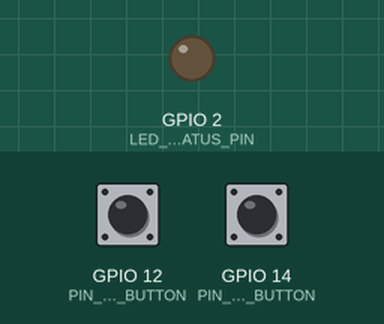
The sketch below on a simulated ESP32. On the bench: output pins drawn as LEDs (lit = HIGH). The test bench sets the inputs (shaded band); at power-on: GPIO 12 (PIN_STORM_BUTTON) HIGH, GPIO 14 (PIN_SPIKE_BUTTON) HIGH. WiFi joins after 1.5 s; servers stay silent unless stated; uploads are accepted with an empty reply; what the sketch prints to the serial monitor is not drawn.

Above: at 0.0 s.
At 3.7 s:
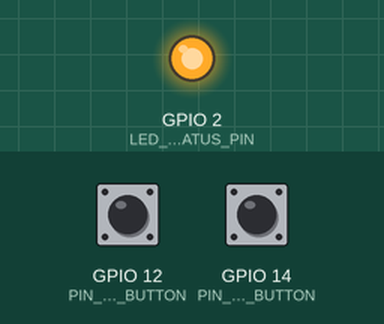
3.8 s: GPIO 12 (PIN_STORM_BUTTON) pulled LOW for 2.8 s
8.1 s: GPIO 14 (PIN_SPIKE_BUTTON) pulled LOW for 2.8 s
Timing chart, 0 to 11.1 s (numbered marks = the images above; inputs shaded):
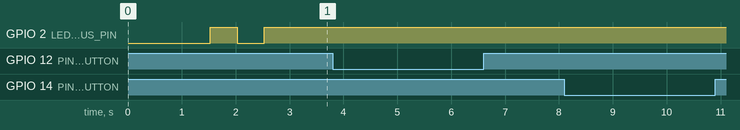

Measured:
- after the input at 3.8 s, every drawn part: stays the same
- after the input at 8.1 s, every drawn part: stays the same

The sketch:

esp32_firmware_demo.ino
```cpp
/*
 * =================================================================================
 * SIH 2026 — PROBLEM SIH26073: Ministry of Earth Sciences (MoES) / IMD
 * ESP32 Physical Hardware Edge AWS Datalogger Demonstration Firmware
 * Team Hardware Leads: Satyam & Sundram
 * =================================================================================
 *
 * Hardware Target: ESP32 DevKit V1 (30-pin / 38-pin)
 * Optional Sensors: BME280 (I2C: SDA=21, SCL=22) or DHT22 (Pin 4)
 * Push Buttons for Live Jury Fault Injection:
 *   - Button 1 (GPIO 14): Injects Thermistor Open-Circuit Spike (+55°C)
 *   - Button 2 (GPIO 12): Injects Convective Storm Front (Pressure Drop + Humidity Surge)
 *
 * Target Telemetry Ingestion API:
 *   POST http://<SERVER_IP>:3000/api/telemetry
 *   Cycle: 2.5 seconds (2500ms)
 * =================================================================================
 */

#include <WiFi.h>
#include <HTTPClient.h>

// --- Wi-Fi Configuration ---
const char* WIFI_SSID = "Your_WiFi_SSID";
const char* WIFI_PASS = "Your_WiFi_Password";

// --- Server & Station Details ---
// Replace with your laptop/server IP address or deployed Vercel domain
const char* SERVER_URL = "http://192.168.1.100:3000/api/telemetry";
const char* STATION_ID = "AWS-DEL-04"; // Safdarjung Observatory, New Delhi

// --- Hardware Pins ---
const int PIN_SPIKE_BUTTON = 14;  // Active LOW with internal pull-up
const int PIN_STORM_BUTTON = 12;  // Active LOW with internal pull-up
const int LED_STATUS_PIN   = 2;   // Onboard Blue LED

// --- Telemetry Timing ---
const unsigned long TELEMETRY_INTERVAL_MS = 2500;
unsigned long lastTransmissionTime = 0;
unsigned long packetCounter = 0;

// Synthetic baseline parameters (diurnal baseline if running without physical I2C sensor)
float baseTemp = 32.5;
float basePress = 1008.2;
float baseHum = 62.0;

void setup() {
  Serial.begin(115200);
  delay(1000);

  pinMode(PIN_SPIKE_BUTTON, INPUT_PULLUP);
  pinMode(PIN_STORM_BUTTON, INPUT_PULLUP);
  pinMode(LED_STATUS_PIN, OUTPUT);

  Serial.println("\n========================================================================");
  Serial.println("GOVERNMENT OF INDIA — MoES / IMD / NIC | PROBLEM SIH26073");
  Serial.println("ESP32 Edge Automatic Weather Station Datalogger (v4.2.8)");
  Serial.println("Hardware Leads: Satyam & Sundram");
  Serial.println("========================================================================");

  // Connect to Wi-Fi
  Serial.print("Connecting to Wi-Fi SSID: ");
  Serial.println(WIFI_SSID);
  WiFi.begin(WIFI_SSID, WIFI_PASS);

  int attempts = 0;
  while (WiFi.status() != WL_CONNECTED && attempts < 25) {
    delay(500);
    Serial.print(".");
    digitalWrite(LED_STATUS_PIN, !digitalRead(LED_STATUS_PIN));
    attempts++;
  }

  if (WiFi.status() == WL_CONNECTED) {
    Serial.println("\n[Wi-Fi Connected]");
    Serial.print("ESP32 IP Address : ");
    Serial.println(WiFi.localIP());
    Serial.print("Target Ingest API: ");
    Serial.println(SERVER_URL);
    digitalWrite(LED_STATUS_PIN, HIGH);
  } else {
    Serial.println("\n[Warning] Wi-Fi Connection Failed. Running in offline test mode.");
    digitalWrite(LED_STATUS_PIN, LOW);
  }
}

void loop() {
  unsigned long currentMillis = millis();

  // Transmit telemetry every 2.5 seconds
  if (currentMillis - lastTransmissionTime >= TELEMETRY_INTERVAL_MS) {
    lastTransmissionTime = currentMillis;
    packetCounter++;

    // Check physical hardware fault injection buttons
    bool isSpikeButtonPressed = (digitalRead(PIN_SPIKE_BUTTON) == LOW);
    bool isStormButtonPressed = (digitalRead(PIN_STORM_BUTTON) == LOW);

    // Compute realistic observations or read from physical sensors
    float temperature = baseTemp + sin(packetCounter * 0.1) * 2.0;
    float pressure    = basePress + cos(packetCounter * 0.05) * 1.5;
    float humidity    = baseHum - sin(packetCounter * 0.1) * 5.0;

    // Inject fault if button pressed
    if (isSpikeButtonPressed) {
      Serial.println("\n[JURY DEMO TRIGGER] Hardware Button GPIO 14 Pressed: Injecting Thermistor Spike!");
      temperature = 54.8; // Exceeds physical operational bounds
    } else if (isStormButtonPressed) {
      Serial.println("\n[JURY DEMO TRIGGER] Hardware Button GPIO 12 Pressed: Injecting Convective Storm Front!");
      pressure -= 4.2;    // Sharp barometric plunge
      humidity = 95.0;    // Humidity saturation
      temperature -= 3.0; // Evaporative cooling
    }

    // Build JSON Payload
    char jsonBuffer[256];
    snprintf(
      jsonBuffer,
      sizeof(jsonBuffer),
      "{\"stationId\":\"%s\",\"temperature\":%.2f,\"pressure\":%.1f,\"humidity\":%.1f,\"timestamp\":%lu}",
      STATION_ID,
      temperature,
      pressure,
      humidity,
      currentMillis
    );

    Serial.print("\n[Packet #");
    Serial.print(packetCounter);
    Serial.print("] Transmitting: ");
    Serial.println(jsonBuffer);

    // Transmit over HTTP to Next.js API
    if (WiFi.status() == WL_CONNECTED) {
      HTTPClient http;
      http.begin(SERVER_URL);
      http.addHeader("Content-Type", "application/json");

      unsigned long requestStart = millis();
      int httpResponseCode = http.POST(jsonBuffer);
      unsigned long requestLatency = millis() - requestStart;

      if (httpResponseCode > 0) {
        String response = http.getString();
        Serial.print("  ↳ HTTP Code: ");
        Serial.print(httpResponseCode);
        Serial.print(" | Latency: ");
        Serial.print(requestLatency);
        Serial.println(" ms");
        Serial.print("  ↳ Response: ");
        Serial.println(response);
      } else {
        Serial.print("  ↳ HTTP POST Error: ");
        Serial.println(httpResponseCode);
      }
      http.end();
    }
  }
}
```
